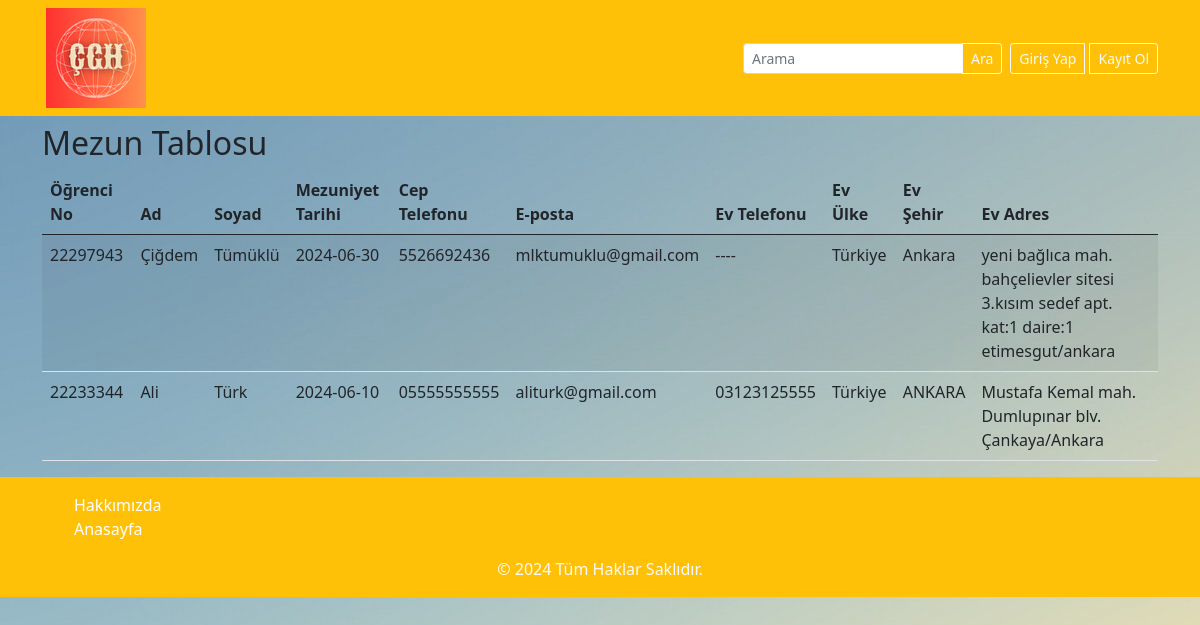
/mezunBilgileri.php, run on the app's committed database.
### tables this page shows
CREATE TABLE `kayit_ekle` (
  `user_id` int NOT NULL,
  `ogrenciNo` int NOT NULL,
  `ad` varchar(20) NOT NULL,
  `soyad` varchar(20) NOT NULL,
  `mezuniyetTarihi` date NOT NULL,
  `cepTel` varchar(15) NOT NULL,
  `eposta` varchar(50) NOT NULL,
  `evTel` varchar(15) NOT NULL,
  `evUlke` varchar(10) NOT NULL,
  `evSehir` varchar(10) NOT NULL,
  `evAdres` varchar(100) NOT NULL
);

### mezunBilgileri.php (the view, shortened to what this page needs)
<?php
include 'navbar.php';
include 'baglanti.php';
$sql = "SELECT * FROM kayit_ekle";
$result = mysqli_query($baglanti, $sql);
if ($result && mysqli_num_rows($result) > 0) {
    echo '<!DOCTYPE html>';
    echo '<html lang="tr">';
    echo '<head>';
    echo '<link href="https://cdn.jsdelivr.net/npm/bootstrap@5.0.2/dist/css/bootstrap.min.css" rel="stylesheet">';
    echo '</head>';
    echo '<body>';
    echo '<div class="container">';
    echo '<h2>Mezun Tablosu</h2>';
    echo '<table class="table table-striped">';
    echo '<thead>';
    echo '<tr>';
    echo '<th>Öğrenci No</th>';
    echo '<th>Ad</th>';
    echo '<th>Soyad</th>';
    echo '<th>Mezuniyet Tarihi</th>';
    echo '<th>Cep Telefonu</th>';
    echo '<th>E-posta</th>';
    echo '<th>Ev Telefonu</th>';
    echo '<th>Ev Ülke</th>';
    echo '<th>Ev Şehir</th>';
    echo '<th>Ev Adres</th>';
    echo '</tr>';
    echo '</thead>';
    echo '<tbody>';
    while ($row = mysqli_fetch_assoc($result)) {
        echo '<tr>';
        echo '<td>' . $row['ogrenciNo'] . '</td>';
        echo '<td>' . $row['ad'] . '</td>';
        echo '<td>' . $row['soyad'] . '</td>';
        echo '<td>' . $row['mezuniyetTarihi'] . '</td>';
        echo '<td>' . $row['cepTel'] . '</td>';
        echo '<td>' . $row['eposta'] . '</td>';
        echo '<td>' . $row['evTel'] . '</td>';
        echo '<td>' . $row['evUlke'] . '</td>';
        echo '<td>' . $row['evSehir'] . '</td>';
        echo '<td>' . $row['evAdres'] . '</td>';
        echo '</tr>';
    }
    echo '</tbody>';
    echo '</table>';
    echo '</div>';
    echo '</body>';
    echo '</html>';
} else {
    echo "Kayıt bulunamadı.";
}
include 'footer.php';
?>

### navbar.php (shortened to what this page needs)
<!DOCTYPE html>
<html lang="tr">
<head>
    <link rel="stylesheet" href="style.css">
    <link href="https://cdn.jsdelivr.net/npm/bootstrap@5.1.0/dist/css/bootstrap.min.css" rel="stylesheet">
</head>
<body>
    <div class="navbar">
        <nav class="navbar navbar-warning bg-warning w-100 navbar-expand-sm" style="margin-top: -8px;">
            <div class="container">
                <ul class="navbar-nav">
                    <div class="btn-group ms-1 d-flex align-items-center">
                    <?php
                    if(!isset($_SESSION['username'])) {
                    echo '
                    <li class="nav-item"><a href="index.php" ><img src="cghlogo.png" alt="cghlogo" class="logo"></a></li>
                    ';
                    }
                    ?>
                    </div>
                </ul>
                <ul class="navbar-nav">
                    <li class="nav-item">
                        <div class="input-group">
                            <input type="text" placeholder="Arama" class="form-control form-control-sm">
                            <a href="kelime.php" class="btn btn-outline-light btn-sm">Ara</a>
                        </div>
                    </li>
                    <li class="nav-item">
                        <div class="btn-group ms-1">
                            <?php
                        if(empty($_SESSION)){
                             echo'
                            <a href="giris.php" class="btn btn-outline-light btn-sm ms-1">Giriş Yap</a>
                            ';
                            echo'
                            <a href="kayitOl.php" class="btn btn-outline-light btn-sm ms-1">Kayıt Ol</a>
                            ';
                        }
                           else{
                            echo'
                            <span>'.$_SESSION['username'].'</span>
                            <a href="cikis.php" class="btn btn-outline-light btn-sm ms-1">Çıkış Yap</a>
                            ';}
                            ?>
                        </div>
                    </li>
                </ul>
            </div>
        </nav>
    </div>
</body>
</html>

### footer.php (shortened to what this page needs)
<!DOCTYPE html>
<html lang="tr">
<head>
    <link rel="stylesheet" href="style.css">
    <link href="https://cdn.jsdelivr.net/npm/bootstrap@5.1.0/dist/css/bootstrap.min.css" rel="stylesheet">
</head>
<body>
    <footer class="bg-warning p-3 w-100">
        <div class="container w-100">
            <ul class="d-inline-block">
                <li class="footerLi"><a class="footerA" href="hakkimizda.php">Hakkımızda</a></li>
                <li class="footerLi"><a class="footerA" href="index.php">Anasayfa</a></li>
            </ul>
            <div class="w-100 text-center">
                <span class="text-light">© 2024 Tüm Haklar Saklıdır.</span>
            </div>
        </div>
    </footer>
</body>
</html>

### style.css (style rules this page uses)
.footerA { color: #fff; text-decoration: none; }
.footerLi { list-style-type: none; }

### mezunBilgileri.php (style rules this page uses)
body { background-image: url(arkaplan.jpg); }
table { border-collapse: collapse; width: 100%; }
th, td { padding: 8px; text-align: left; border-bottom: 1px solid #ddd; }
th { background-color: #8DCBE6; }

### data on the page
kayit_ekle: ogrenciNo "22297943", ad "Çiğdem", soyad "Tümüklü", mezuniyetTarihi "2024-06-30", cepTel "5526692436", eposta "mlktumuklu@gmail.com", evTel "----", evUlke "Türkiye", evSehir "Ankara", evAdres "yeni bağlıca mah. bahçelievler sitesi 3.kısım sedef apt. kat:1 daire:1 etimesgut/ankara"
kayit_ekle: ogrenciNo "22233344", ad "Ali", soyad "Türk", mezuniyetTarihi "2024-06-10", cepTel "05555555555", eposta "aliturk@gmail.com", evTel "03123125555", evUlke "Türkiye", evSehir "ANKARA", evAdres "Mustafa Kemal mah. Dumlupınar blv. Çankaya/Ankara"
